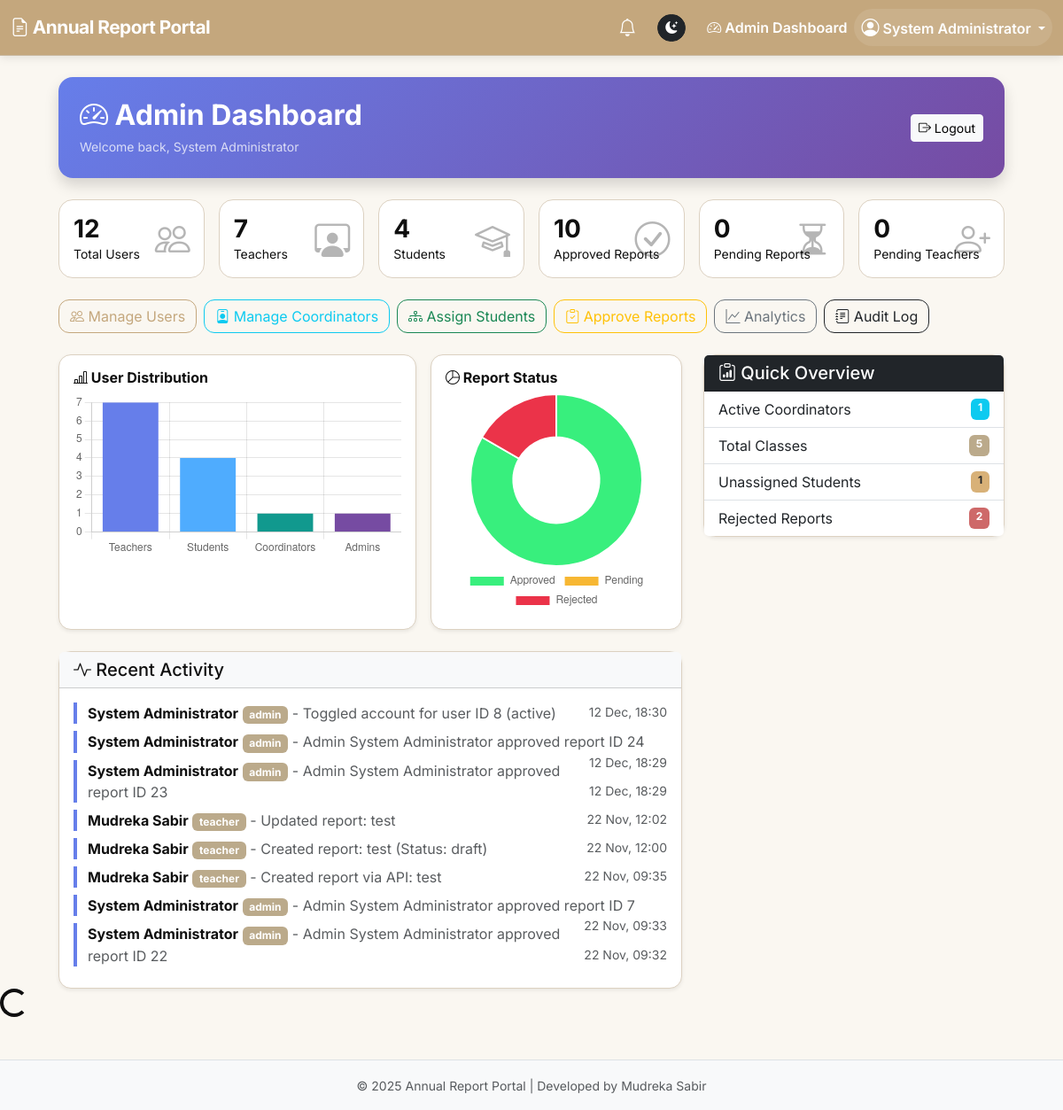
Page /admin/dashboard.php (signed in) on the committed database.
### tables this page shows
CREATE TABLE `activity_log` (
  `id` int(11) NOT NULL,
  `user_id` int(11) NOT NULL,
  `role` varchar(20) DEFAULT NULL,
  `activity` text NOT NULL,
  `ip_address` varchar(45) DEFAULT NULL,
  `action` varchar(255) DEFAULT NULL,
  `log_time` datetime DEFAULT current_timestamp(),
  `created_at` timestamp NOT NULL DEFAULT current_timestamp()
);

CREATE TABLE `users` (
  `id` int(11) NOT NULL,
  `name` varchar(100) NOT NULL,
  `email` varchar(100) NOT NULL,
  `password` varchar(255) DEFAULT NULL,
  `role` enum('admin','teacher','student','coordinator') NOT NULL DEFAULT 'student',
  `approval_status` enum('pending','approved','rejected') DEFAULT 'approved',
  `created_at` datetime DEFAULT current_timestamp(),
  `account_status` enum('active','disabled') DEFAULT 'active',
  `last_login` datetime DEFAULT NULL,
  `updated_at` timestamp NOT NULL DEFAULT current_timestamp() ON UPDATE current_timestamp()
);

### admin/dashboard.php (the view, shortened to what this page needs)
<?php
include('../includes/header.php');
$is_admin = $_SESSION['role'] == 'admin';
$is_coordinator = $_SESSION['role'] == 'coordinator';
$total_users = $conn->query("SELECT COUNT(*) AS c FROM users")->fetch_assoc()['c'];
$total_teachers = $conn->query("SELECT COUNT(*) AS c FROM users WHERE role='teacher'")->fetch_assoc()['c'];
$total_students = $conn->query("SELECT COUNT(*) AS c FROM users WHERE role='student'")->fetch_assoc()['c'];
$pending_teachers = $conn->query("SELECT COUNT(*) AS c FROM users WHERE role='teacher' AND approval_status='pending'")->fetch_assoc()['c'];
$total_coordinators = $conn->query("SELECT COUNT(*) AS c FROM coordinators WHERE status='active'")->fetch_assoc()['c'];
$approved_reports = $conn->query("SELECT COUNT(*) AS c FROM annual_reports WHERE status='approved'")->fetch_assoc()['c'];
$pending_reports = $conn->query("SELECT COUNT(*) AS c FROM annual_reports WHERE status='pending'")->fetch_assoc()['c'];
$rejected_reports = $conn->query("SELECT COUNT(*) AS c FROM annual_reports WHERE status='rejected'")->fetch_assoc()['c'];
$total_classes = $conn->query("SELECT COUNT(DISTINCT class_name) AS c FROM classes")->fetch_assoc()['c'];
$unassigned_students = $conn->query("SELECT COUNT(*) AS c FROM users u LEFT JOIN student_assignments sa ON u.id = sa.student_id WHERE u.role = 'student' AND sa.id IS NULL")->fetch_assoc()['c'];
$activity = $conn->query("SELECT al.*, u.name, u.role FROM activity_log al LEFT JOIN users u ON al.user_id=u.id ORDER BY al.created_at DESC LIMIT 8");
?>
<link href="https://cdn.jsdelivr.net/npm/bootstrap-icons@1.10.0/font/bootstrap-icons.css" rel="stylesheet">
<div class="container-fluid mt-4 px-4">
  <div class="p-4 mb-4 rounded-4 text-white shadow" style="background: linear-gradient(135deg, #667eea 0%, #764ba2 100%);">
    <div class="d-flex justify-content-between align-items-center">
      <div>
        <h2 class="fw-bold mb-1">
          <i class="bi bi-speedometer2"></i>
          <?= $is_coordinator ? 'Coordinator' : 'Admin' ?> Dashboard
        </h2>
        <small class="opacity-75">Welcome back, <?= htmlspecialchars($_SESSION['name'] ?? 'User') ?></small>
      </div>
      <div>
        <a href="../logout.php" class="btn btn-light btn-sm"><i class="bi bi-box-arrow-right"></i> Logout</a>
      </div>
    </div>
  </div>
  <div class="row g-3 mb-4">
    <div class="col-lg-2 col-md-4 col-6">
      <div class="card stat-card p-3 card-gradient-1 text-white position-relative">
        <i class="bi bi-people icon"></i>
        <h3 class="fw-bold mb-0"><?= $total_users ?></h3>
        <small>Total Users</small>
      </div>
    </div>
    <div class="col-lg-2 col-md-4 col-6">
      <div class="card stat-card p-3 card-gradient-2 text-white position-relative">
        <i class="bi bi-person-workspace icon"></i>
        <h3 class="fw-bold mb-0"><?= $total_teachers ?></h3>
        <small>Teachers</small>
      </div>
    </div>
    <div class="col-lg-2 col-md-4 col-6">
      <div class="card stat-card p-3 card-gradient-5 text-white position-relative">
        <i class="bi bi-mortarboard icon"></i>
        <h3 class="fw-bold mb-0"><?= $total_students ?></h3>
        <small>Students</small>
      </div>
    </div>
    <div class="col-lg-2 col-md-4 col-6">
      <div class="card stat-card p-3 card-gradient-6 text-white position-relative">
        <i class="bi bi-check-circle icon"></i>
        <h3 class="fw-bold mb-0"><?= $approved_reports ?></h3>
        <small>Approved Reports</small>
      </div>
    </div>
    <div class="col-lg-2 col-md-4 col-6">
      <div class="card stat-card p-3 card-gradient-3 text-white position-relative">
        <i class="bi bi-hourglass-split icon"></i>
        <h3 class="fw-bold mb-0"><?= $pending_reports ?></h3>
        <small>Pending Reports</small>
      </div>
    </div>
    <div class="col-lg-2 col-md-4 col-6">
      <div class="card stat-card p-3 card-gradient-4 text-white position-relative">
        <i class="bi bi-person-plus icon"></i>
        <h3 class="fw-bold mb-0"><?= $pending_teachers ?></h3>
        <small>Pending Teachers</small>
      </div>
    </div>
  </div>
  <div class="row g-2 mb-4">
    <?php if ($is_admin): ?>
    <div class="col-auto">
      <a href="manage_users.php" class="btn btn-outline-primary nav-shortcut">
        <i class="bi bi-people"></i> Manage Users
      </a>
    </div>
    <div class="col-auto">
      <a href="manage_coordinators.php" class="btn btn-outline-info nav-shortcut">
        <i class="bi bi-person-badge"></i> Manage Coordinators
      </a>
    </div>
    <div class="col-auto">
      <a href="assign_students.php" class="btn btn-outline-success nav-shortcut">
        <i class="bi bi-diagram-3"></i> Assign Students
      </a>
    </div>
    <?php endif; ?>
    <div class="col-auto">
      <a href="approve_reports.php" class="btn btn-outline-warning nav-shortcut">
        <i class="bi bi-clipboard-check"></i> Approve Reports
      </a>
    </div>
    <?php if ($is_admin): ?>
    <div class="col-auto">
      <a href="analytics.php" class="btn btn-outline-secondary nav-shortcut">
        <i class="bi bi-graph-up"></i> Analytics
      </a>
    </div>
    <div class="col-auto">
      <a href="audit_log.php" class="btn btn-outline-dark nav-shortcut">
        <i class="bi bi-journal-text"></i> Audit Log
      </a>
    </div>
    <?php endif; ?>
  </div>
  <div class="row g-4">
    <div class="col-lg-8">
      <div class="row g-3 mb-4">
        <div class="col-md-7">
          <div class="card shadow-sm p-3 h-100">
            <h6 class="fw-bold"><i class="bi bi-bar-chart-line"></i> User Distribution</h6>
            <canvas id="userChart"></canvas>
          </div>
        </div>
        <div class="col-md-5">
          <div class="card shadow-sm p-3 h-100">
            <h6 class="fw-bold"><i class="bi bi-pie-chart"></i> Report Status</h6>
            <canvas id="reportChart"></canvas>
          </div>
        </div>
      </div>
      <div class="card shadow-sm border-0">
        <div class="card-header bg-light">
          <h5 class="mb-0"><i class="bi bi-activity"></i> Recent Activity</h5>
        </div>
        <div class="card-body">
          <?php if ($activity->num_rows > 0): ?>
            <?php while($a = $activity->fetch_assoc()): ?>
            <div class="audit-item">
              <strong><?= htmlspecialchars($a['name'] ?? 'System') ?></strong>
              <span class="badge bg-secondary"><?= $a['role'] ?? 'N/A' ?></span>
              <span class="text-muted">- <?= htmlspecialchars($a['activity']) ?></span>
              <span class="float-end text-muted small"><?= date('d M, H:i', strtotime($a['created_at'])) ?></span>
            </div>
            <?php endwhile; ?>
          <?php else: ?>
            <p class="text-muted text-center mb-0">No recent activity.</p>
          <?php endif; ?>
        </div>
      </div>
    </div>
    <div class="col-lg-4">
      <div class="card shadow-sm border-0 mb-4">
        <div class="card-header bg-dark text-white">
          <h5 class="mb-0"><i class="bi bi-clipboard-data"></i> Quick Overview</h5>
        </div>
        <ul class="list-group list-group-flush">
          <li class="list-group-item d-flex justify-content-between">
            <span>Active Coordinators</span>
            <span class="badge bg-info"><?= $total_coordinators ?></span>
          </li>
          <li class="list-group-item d-flex justify-content-between">
            <span>Total Classes</span>
            <span class="badge bg-secondary"><?= $total_classes ?></span>
          </li>
          <li class="list-group-item d-flex justify-content-between">
            <span>Unassigned Students</span>
            <span class="badge bg-warning text-dark"><?= $unassigned_students ?></span>
          </li>
          <li class="list-group-item d-flex justify-content-between">
            <span>Rejected Reports</span>
            <span class="badge bg-danger"><?= $rejected_reports ?></span>
          </li>
        </ul>
      </div>
    </div>
  </div>
</div>
<script>
new Chart(document.getElementById('reportChart'), {
  type: 'doughnut',
  data: {
    labels: ['Approved', 'Pending', 'Rejected'],
    datasets: [{
      data: [<?= $approved_reports ?>, <?= $pending_reports ?>, <?= $rejected_reports ?>],
      backgroundColor: ['#38ef7d', '#f7b733', '#eb3349']
    }]
  },
  options: { responsive: true, plugins: { legend: { position: 'bottom' } } }
});
new Chart(document.getElementById('userChart'), {
  type: 'bar',
  data: {
    labels: ['Teachers', 'Students', 'Coordinators', 'Admins'],
    datasets: [{
      label: 'Users',
      data: [<?= $total_teachers ?>, <?= $total_students ?>, <?= $total_coordinators ?>, 1],
      backgroundColor: ['#667eea', '#4facfe', '#11998e', '#764ba2']
    }]
  },
  options: { responsive: true, plugins: { legend: { display: false } } }
});
</script>
<?php include('../includes/footer.php'); ?>

### styles/style.css (style rules this page uses)
:root { --bg-main: #FAF7F1; --bg-card: #FFFFFF; --bg-accent: #F0E7D9; --primary: #C4A77D; --primary-hover: #B19169; --text-main: #0F0F0F; --text-light: #4B463F; --border-light: #DCD1C1; --border-dark: #C8B79F; --success: #6CAA6C; --warning: #D8B178; --danger: #CE6969; --secondary: #BBAA8B; }
body { background: var(--bg-main) !important; color: var(--text-main) !important; font-family: "Inter", sans-serif; }
.btn-outline-primary { border-color: var(--primary) !important; color: var(--primary) !important; }
.card, .shadow-sm { background: var(--bg-card) !important; color: var(--text-main) !important; border: 1px solid var(--border-light) !important; border-radius: 14px; }
.badge.bg-warning { background: var(--warning) !important; }
.badge.bg-danger { background: var(--danger) !important; }
.badge.bg-secondary { background: var(--secondary) !important; }

### includes/header.php (style rules this page uses)
body { font-family: 'Inter', sans-serif; }

### admin/dashboard.php (style rules this page uses)
body { font-family: 'Inter', sans-serif; background-color: #f4f6f9; }
.stat-card { border: none; border-radius: 16px; transition: all .3s ease; overflow: hidden; }
.stat-card .icon { font-size: 2.5rem; opacity: 0.3; position: absolute; right: 15px; top: 15px; }
.card-gradient-1 { background: linear-gradient(135deg, #667eea 0%, #764ba2 100%); }
.card-gradient-2 { background: linear-gradient(135deg, #11998e 0%, #38ef7d 100%); }
.card-gradient-3 { background: linear-gradient(135deg, #fc4a1a 0%, #f7b733 100%); }
.card-gradient-4 { background: linear-gradient(135deg, #eb3349 0%, #f45c43 100%); }
.card-gradient-5 { background: linear-gradient(135deg, #4facfe 0%, #00f2fe 100%); }
.card-gradient-6 { background: linear-gradient(135deg, #43e97b 0%, #38f9d7 100%); }
.nav-shortcut { border-radius: 12px; transition: all .2s; }
.audit-item { border-left: 4px solid #667eea; padding-left: 12px; margin-bottom: 8px; }

### rows in the picture
activity_log: user.name "System Administrator", user.role "admin", activity "Toggled account for user ID 8 (active)", created_at "12 Dec, 18:30"
activity_log: user.name "System Administrator", user.role "admin", activity "Admin System Administrator approved report ID 24", created_at "12 Dec, 18:29"
activity_log: user.name "System Administrator", user.role "admin", activity "Admin System Administrator approved report ID 23", created_at "12 Dec, 18:29"
activity_log: user.name "Mudreka Sabir", user.role "teacher", activity "Updated report: test", created_at "22 Nov, 12:02"
activity_log: user.name "Mudreka Sabir", user.role "teacher", activity "Created report: test (Status: draft)", created_at "22 Nov, 12:00"
activity_log: user.name "Mudreka Sabir", user.role "teacher", activity "Created report via API: test", created_at "22 Nov, 09:35"
activity_log: user.name "System Administrator", user.role "admin", activity "Admin System Administrator approved report ID 7", created_at "22 Nov, 09:33"
activity_log: user.name "System Administrator", user.role "admin", activity "Admin System Administrator approved report ID 22", created_at "22 Nov, 09:32"

### other values in the picture
$_SESSION['name'] "System Administrator"
$total_users "12"
$total_teachers "7"
$total_students "4"
$approved_reports "10"
$pending_reports "0"
$pending_teachers "0"
$total_coordinators "1"
$total_classes "5"
$unassigned_students "1"
$rejected_reports "2"
chart data {{ $approved_reports }} 10
chart data {{ $pending_reports }} 0
chart data {{ $rejected_reports }} 2
chart data {{ $total_teachers }} 7
